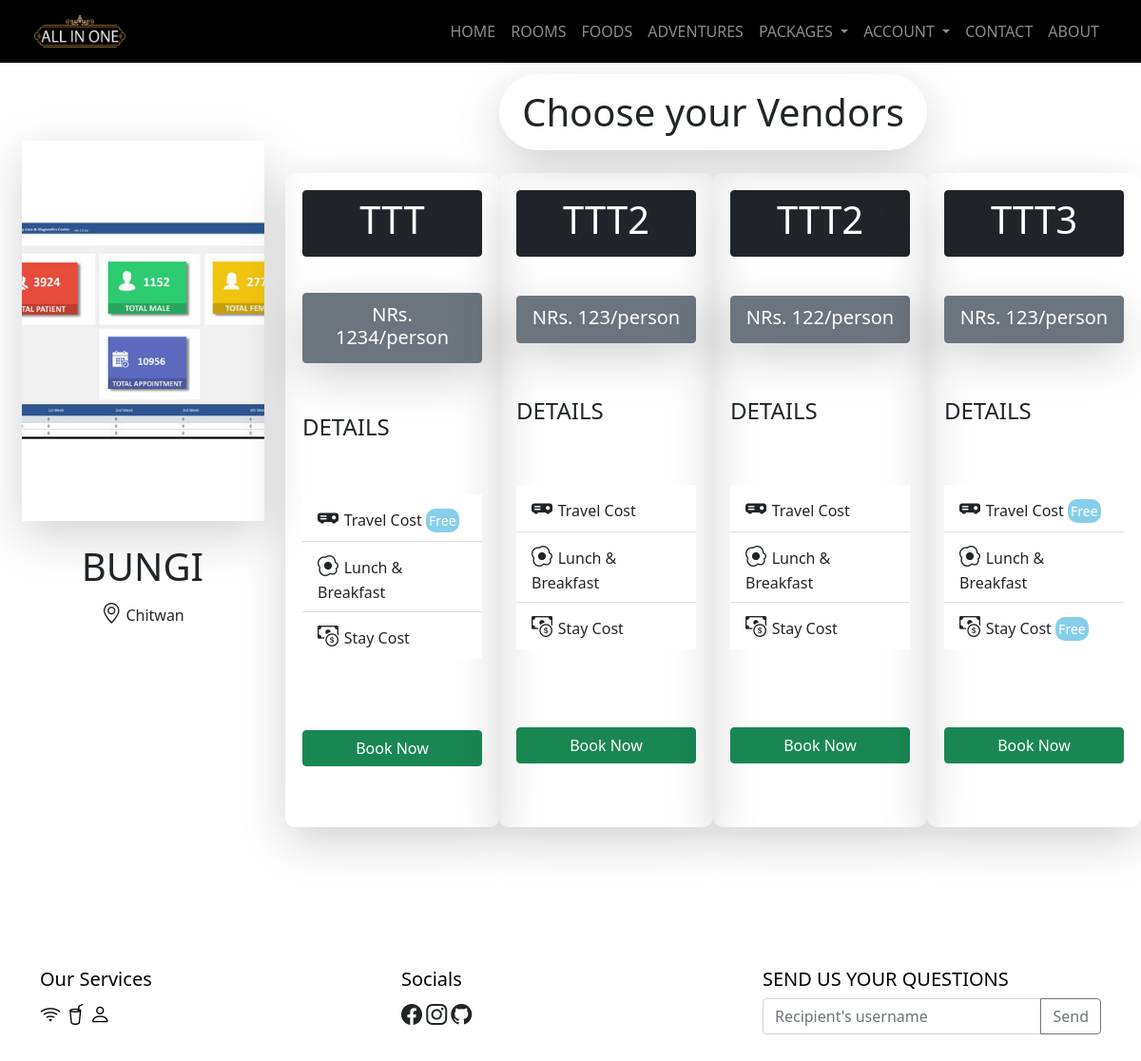
The page /allinonehotel/adventure-details.php?loc=Chitwan&ad_name=Bungi on the database its author committed.
### tables this page shows
CREATE TABLE `adventure` (
  `id` int(11) NOT NULL,
  `adventure_name` varchar(100) NOT NULL,
  `location` text NOT NULL,
  `photo` varchar(160) NOT NULL
);

CREATE TABLE `vendor` (
  `id` int(11) NOT NULL,
  `vendor_name` varchar(200) NOT NULL,
  `price` float NOT NULL,
  `adventure_id` int(11) NOT NULL,
  `travel_cost` tinyint(1) NOT NULL DEFAULT 0,
  `lunch_breakfast` tinyint(1) NOT NULL DEFAULT 0,
  `stay_cost` tinyint(1) NOT NULL DEFAULT 0
);

### allinonehotel/classes/index.php (called while the page is built, shortened)
<?php
class DBConnect{
    private $host = "localhost";
    private $user = "root";
    private $password = "";
    private $dbname = "7sem_project";
    function __construct(){
        $sql="Create Database if not exists $this->dbname";
        $this->dsn='mysql:host=' . $this->host;
        try {
            $pdo = new PDO($this->dsn, $this->user, $this->password);
            $pdo->setAttribute(PDO::ATTR_DEFAULT_FETCH_MODE, PDO::FETCH_ASSOC);
            $stmt=$pdo->prepare($sql);
            if($stmt->execute()){
                $this->create_table();
            }
            else{
            }
        }
        catch (PDOException $e) {
            echo "<script>alert('DB Connection failed.Please contact DB administrator');</script>";
        }
    }
    public function create_table(){
        $sql="create table if not exists food( id int not null auto_increment unique, food_name varchar(80) not null primary key, cost double not null, food_photo varchar(100) not null ,category INT NOT NULL);";
         $sql.="CREATE table if not exists food_category( id int not null auto_increment unique, category varchar(80) not null primary key );";
        $statement=$this->prepare_stmt($sql);
              $statement->execute();
    }
    public function connection(){
        try{
            $this->dsn='mysql:host=' . $this->host.';dbname='.$this->dbname;
            $pdo=new PDO($this->dsn,$this->user,$this->password);
            $pdo->setAttribute(PDO::ATTR_DEFAULT_FETCH_MODE, PDO::FETCH_ASSOC);
            return $pdo;
        }
        catch(PDOException $e){
            echo "<script>alert('Database connectivity failed .Call administrator.');</script>";
        }
    }
    private function prepare_stmt($sql){
        $statement=$this->connection()->prepare($sql);
        return $statement;
    }
    public function own_query($sql){
        $statement=$this->prepare_stmt($sql);
        try{
            $statement->execute();
            $result=$statement->fetchAll();
            return $result;
        }
        catch(PDOException $e){
            return [];
        }
    }
}
?>

### allinonehotel/adventure-details.php (the view, shortened to what this page needs)
<!DOCTYPE html>
<html lang="en">
<head>
    <link href="css/style.css" rel="stylesheet" type="text/css">
    <link href="css/adventures.css" rel="stylesheet" type="text/css">
    <link rel="stylesheet" href="https://pro.fontawesome.com/releases/v5.10.0/css/all.css"/>
<link href="https://cdn.jsdelivr.net/npm/bootstrap@5.1.3/dist/css/bootstrap.min.css" rel="stylesheet">
<link rel="stylesheet" href="https://cdn.jsdelivr.net/npm/bootstrap-icons@1.7.1/font/bootstrap-icons.css">
</head>
<body>
   <nav class="navbar navbar-expand-lg navbar-dark bg-black fixed-top ">
        <div class="container-fluid">
            <a class="navbar-brand" href="index.php">
                <img src="img/logo.png" alt="" width="30" height="24">
              </a>
          <div class="collapse navbar-collapse" id="navbarNavDropdown">
            <ul class="navbar-nav">
              <li class="nav-item">
                <a class="nav-link" aria-current="page" href="index.php">Home</a>
              </li>
              <li class="nav-item">
                <a class="nav-link" href="rooms/card_rooms.php">Rooms</a>
              </li>
              <li class="nav-item">
                <a class="nav-link" href="components/new_foods.php">Foods</a>
              </li>
              <li class="nav-item">
                <a class="nav-link" href="components/new_adventures.php">Adventures</a>
              </li>
              <li class="nav-item dropdown">
                <a class="nav-link dropdown-toggle" href="#" id="navbarDropdownMenuLink" role="button" data-bs-toggle="dropdown" aria-expanded="false">
                  Packages
                </a>
              </li>
              <li class="nav-item dropdown">
                <a class="nav-link dropdown-toggle" href="#" id="navbarDropdownMenuLink" role="button" data-bs-toggle="dropdown" aria-expanded="false">
                  Account
                </a>
                  <?php
                  include_once "classes/index.php";
                  $conn=new DBConnect();
                  $adventure_name=$_GET["ad_name"];
                  $location=$_GET["loc"];
                  ?>
              </li>
              <li class="nav-item">
                <a class="nav-link" href="contact.php">Contact</a>
              </li>
              <li class="nav-item">
                <a class="nav-link" href="#about">About</a>
              </li>
            </ul>
          </div>
        </div>
  </nav>
    <div class="block">
      <div class = "adventure-details">
          <div class ="adventure-left">
            <?php
              $result55=$conn->own_query("Select * from adventure where adventure_name='$adventure_name' and location='$location'");
              if(count($result55)>0){
                echo '<img src="img/adventures/'.$result55[0]["photo"].'" class="shadow-lg">
                <h1 class="mb-2 mt-4 text-uppercase display-6">'.$result55[0]["adventure_name"].' </h1>
                <p><i class="bi bi-geo-alt"></i> '.$result55[0]["location"].' </p>';
              }
            ?>
          </div>
          <div class = "adventure-right">
              <h1 class = "vendor-header mb-4 shadow-lg w-50 p-3 text-center rounded-pill">Choose your Vendors</h1>
              <div class = "vendors">
              <?php
                $query="select v.vendor_name,v.price,v.travel_cost,v.lunch_breakfast,v.stay_cost,a.adventure_name,a.location,a.photo,a.id from vendor v inner join adventure a where a.id=v.adventure_id and a.adventure_name='$adventure_name';";
                $result=$conn->own_query($query);
                foreach($result as $row)
                {
                  echo '
                  <div class="vendor shadow-lg">
                      <button class="btn btn-dark w-100 mb-2"><h6 class="display-6 ">'.explode("@all",$row["vendor_name"])[0].'</h6></button>
                  <button type="button" class="btn btn-secondary mb-4 w-100 shadow-lg"><h5 class="mt-1">NRs. '.$row["price"].'/person</h5></button>
                  <h4 class ="text-uppercase" style="margin-bottom:-10%">Details</h4>
                  <p class = "text-justify ">
                  <ul class="list-group list-group-flush w-100">
                    <li class="list-group-item"><i class="bi bi-projector-fill"> </i> Travel Cost ';
                    if($row["travel_cost"]==1){
                      echo '
                      <span style="background-color:skyblue;color:white;padding:2%;border-radius:10px;font-size:14px;">Free</span>';
                    }
                    echo '</li>
                    <li class="list-group-item"><i class="bi bi-egg-fried"> </i> Lunch & Breakfast ';
                    echo '</li>
                    <li class="list-group-item"><i class="bi bi-cash-coin"> </i> Stay Cost';
                    if($row["stay_cost"]==1){
                      echo '
                      <span style="background-color:skyblue;color:white;padding:2%;border-radius:10px;font-size:14px;">Free</span>';
                    }
                    echo '</li>
                  </ul>
                  </p>
                      <a class="w-100 mb-3" data-bs-toggle=\'modal\'
                          data-bs-target=\'#staticBackdrop\'
                          onclick="booking(\''.$row["id"].'\',\''.$row["price"].'\',\''.$row["vendor_name"].'\',
                          \''.$row["lunch_breakfast"].'\',\''.$row["stay_cost"].'\')">
                            <button class = "btn btn-success w-100">Book Now</button>
                          </a>
                  </div>
                  ';
                }
            ?>
              </div>
          </div>
      </div>
    </div>
   <?php
    include_once "components/footer.php";
   ?>
</body>
</html>
<?php
include_once "classes/index.php";
?>

### allinonehotel/components/footer.php
<div class="footer text-black">
        <div class="container">
            <div class="row">
              <div class="col">
                <h5>Our Services</h5>
                    <i class="bi bi-wifi"></i>
                    <i class="bi bi-cup-straw"></i>
                    <i class="bi bi-person"></i>
              </div>
              <div class="col">
                  <h5>Socials</h5>
                  <a href="facebook.com" class = "text-dark"><i class="bi bi-facebook "></i></a>
                  <a href="facebook.com" class = "text-dark"><i class="bi bi-instagram"></i></a>
                  <a href="facebook.com" class = "text-dark"><i class="bi bi-github"> </i></a>
              </div>
              <div class="col">
                <h5>SEND US YOUR QUESTIONS</h5>
                <div class="input-group mb-3">
                    <input type="text" class="form-control" placeholder="Recipient's username" aria-label="Recipient's username" aria-describedby="button-addon2">
                    <button class="btn btn-outline-secondary" type="button" id="button-addon2">Send</button>
                  </div>
              </div>
            </div>
          </div>
    </div>

### allinonehotel/css/style.css (style rules this page uses)
.navbar-nav { margin-left: auto; }
.navbar { padding:2%; text-transform: uppercase; }
.navbar img { height: 5vh; width: 8vw; object-fit: contain; }
.block { padding-top:3%; }
.block h1 { margin:2% 4%; }
.bi { font-size: 22px; }
.footer { height: 40vh; padding-top: 3%; }

### allinonehotel/css/adventures.css (style rules this page uses)
.adventure-details { height: 100%; margin-bottom:14vh; display: grid; grid-template-columns: 1fr 3fr; margin-top: 2%; }
.adventure-left { display: flex; flex-direction: column; justify-self: center; height: 100vh; width: 100%; padding-top: 11vh; }
.adventure-right { display: flex; flex-direction: column; align-items: center; }
.adventure-left { align-items: center; }
.adventure-left img { height: 50vh; width: 85%; object-fit: cover; margin: 0 auto; }
.adventure-right { width:100%; }
.vendors { display: flex; flex-direction: row; justify-content: space-evenly; width: 100%; }
.vendor { border-radius: 10px; width: 30%; height: 86vh; display: grid; place-items: start; padding: 2%; }
.vendor-header { margin-top: -2%; }

### rows shown on the page
adventure: photo (picture), adventure_name "BUNGI", location "Chitwan"
vendor: vendor_name "TTT", price "1234", travel_cost "Free"
vendor: vendor_name "TTT2", price "123"
vendor: vendor_name "TTT2", price "122"
vendor: vendor_name "TTT3", price "123", travel_cost "Free", stay_cost "Free"
